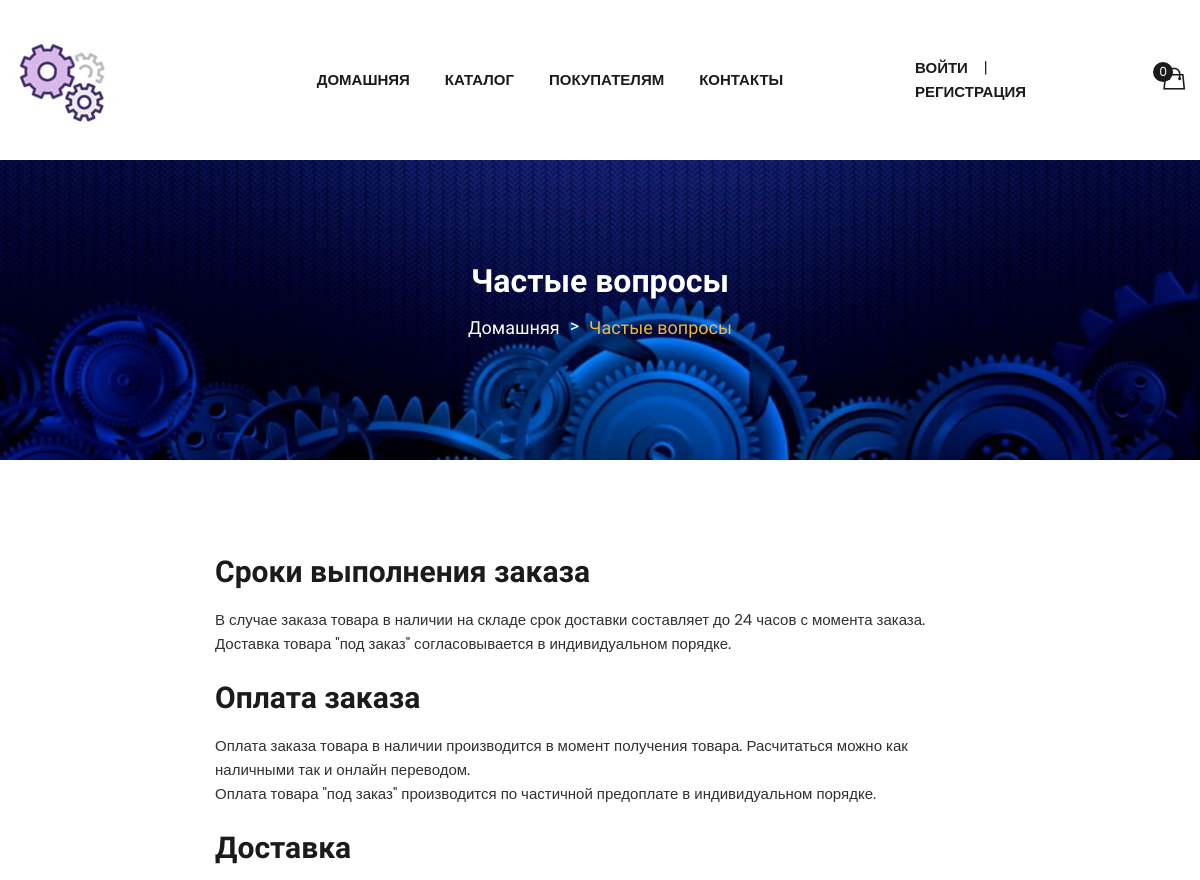
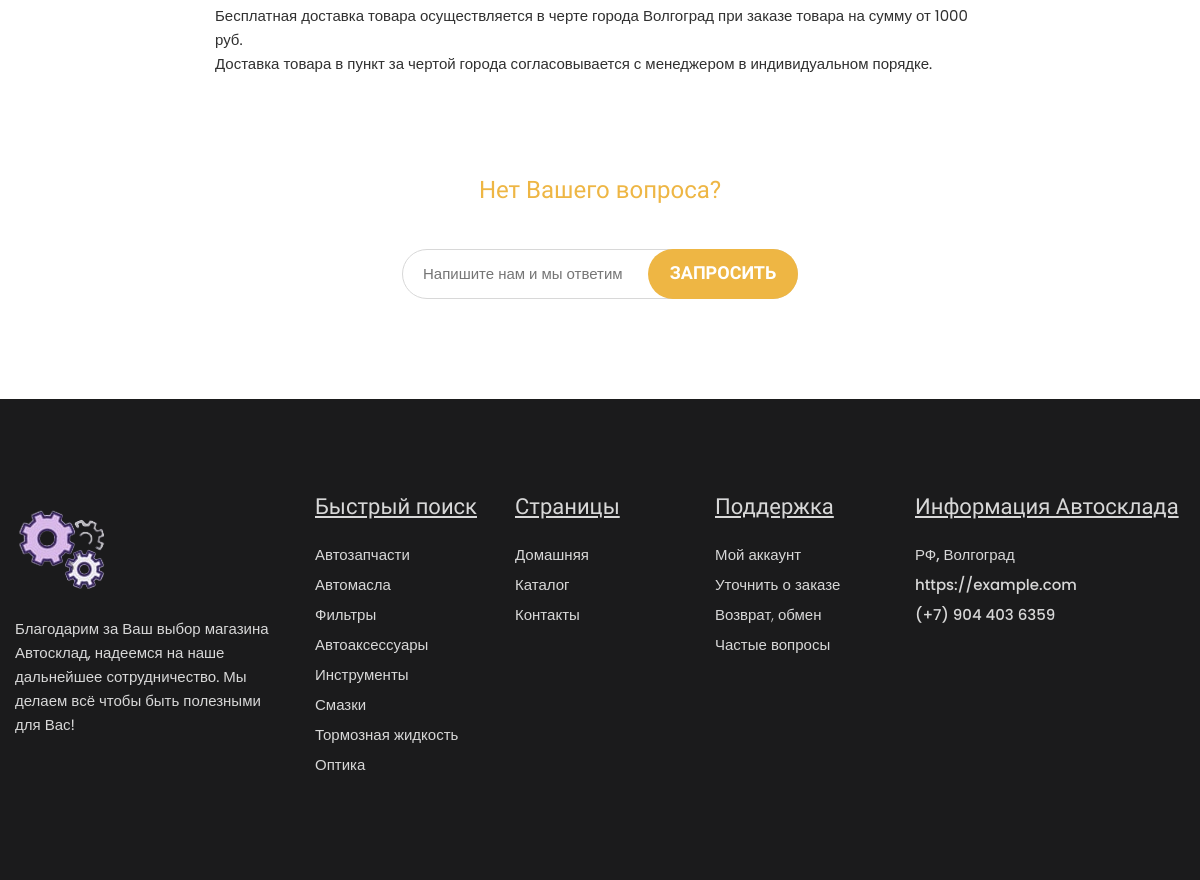
The app's page /products/faq/ with its own data (2 pictures, top to bottom).
### products/models.py (models this page shows, shortened)
class ProductCategory(models.Model):
    name = models.CharField(max_length=64, unique=True)
    description = models.TextField(blank=True)
    image = models.ImageField(upload_to='productcategories_images', blank=True)
    class Meta:
        verbose_name_plural = 'Product Categories'

### products/views.py (the view)
# urls.py: path('faq/', views.faq, name='faq'),
def faq(request):
    if request.user.is_anonymous:
        baskets = None
        total_quantity = 0
        total_sum = 0
    else:
        baskets = Basket.objects.filter(user=request.user)
        total_quantity = sum(basket.quantity for basket in baskets)
        total_sum = sum(basket.sum() for basket in baskets)
    context = {
        'title': 'Автосклад - частые вопросы',
        'categories': ProductCategory.objects.all(),
        'baskets': baskets,
        'total_sum': total_sum,
        'total_quantity': total_quantity,
    }
    return render(request, 'products/FAQ.html', context)

### products/templates/products/FAQ.html
{% extends 'products/base.html' %}
{% load static %}
{% block content %}
    <div class="page-header-wrap bg-img" data-bg="{% static 'img/1616690104_38-p-avtozapchasti-fon-43.jpg' %}">
        <div class="container">
            <div class="row">
                <div class="col-12 text-center">
                    <div class="page-header-content">
                        <div class="page-header-content-inner">
                            <h1>Частые вопросы</h1>
                            <ul class="breadcrumb">
                                <li><a href="{% url 'index' %}">Домашняя</a></li>
                                <li class="current"><a href="#">Частые вопросы</a></li>
                            </ul>
                        </div>
                    </div>
                </div>
            </div>
        </div>
    </div>
    <div class="page-content-wrapper sp-y">
        <div class="blog-details-page-wrapper">
            <div class="container container-wide">
                <div class="row">
                    <div class="col-12">
                        <article class="blog-post-details">
                            <div class="blog-post-txt-wrap">
                                <div class="row">
                                    <div class="col-md-9 col-lg-8 m-auto order-0">
                                        <div class="blog-post-txt">
                                            <h2>Сроки выполнения заказа</h2>
                                            <p>В случае заказа товара в наличии на складе срок доставки составляет до 24
                                                часов с момента заказа. <br>
                                                Доставка товара "под заказ" согласовывается в индивидуальном порядке.</p>
                                            <h2>Оплата заказа</h2>
                                            <p>Оплата заказа товара в наличии производится в момент получения товара.
                                                Расчитаться можно как наличными так и онлайн переводом. <br>
                                                Оплата товара "под заказ" производится по частичной предоплате в индивидуальном
                                                порядке.</p>
                                            <h2>Доставка</h2>
                                            <p>Бесплатная доставка товара осуществляется в черте города Волгоград при заказе
                                                товара на сумму от 1000 руб. <br>
                                                Доставка товара в пункт за чертой города согласовывается с менеджером в
                                                индивидуальном порядке.</p>
                                        </div>
                                    </div>
                                </div>
                            </div>
                        </article>
                    </div>
                </div>
            </div>
        </div>
    </div>
    <div class="newsletter-area-wrapper">
        <div class="container container-wide">
                <div class="row">
                    <div class="col-lg-8 col-xl-5 m-auto">
                        <div class="newsletter-content text-center">
                            <h4> <span>Нет Вашего вопроса?</span> </h4>
                                <div class="newsletter-form-wrap">
                                    {% if request.user.is_authenticated %}
                                        <form action="{% url 'products:question' %}" method="get">
                                            <div class="form-content">
                                                <input name="search_string" type="text" placeholder="Напишите нам и мы ответим" />
                                                <button class="btn-newsletter">Запросить</button>
                                            </div>
                                        </form>
                                    {% else %}
                                        <form action="{% url 'users:login' %}" method="get">
                                            <div class="form-content">
                                                <input name="search_string" type="text" placeholder="Напишите нам и мы ответим" />
                                                <button class="btn-newsletter">Запросить</button>
                                            </div>
                                        </form>
                                    {% endif %}
                                </div>
                        </div>
                    </div>
                </div>
        </div>
    </div>
{% endblock %}

### products/templates/products/base.html (shortened to what this page needs)
{% load static %}
<!DOCTYPE html>
<html class="no-js" lang="zxx">
<head>
    <link href="{% static 'css/leaflet.min.css' %}" rel="stylesheet" />
    <link href="{% static 'css/nice-select.min.css' %}" rel="stylesheet" />
    <link href="{% static 'css/slick.min.css' %}" rel="stylesheet" />
    <link href="{% static 'css/magnific-popup.min.css' %}" rel="stylesheet" />
    <link href="{% static 'css/slicknav.min.css' %}" rel="stylesheet" />
    <link href="{% static 'css/animate.min.css' %}" rel="stylesheet" />
    <link href="{% static 'css/ionicons.min.css' %}" rel="stylesheet" />
    <link href="{% static 'css/font-awesome.min.css' %}" rel="stylesheet" />
    <link href="{% static 'css/bootstrap.min.css' %}" rel="stylesheet" />
    <link href="{% static 'css/style.css' %}" rel="stylesheet" />
    <link href="{% static 'css/helper.min.css' %}" rel="stylesheet" />
</head>
<body>
    <header class="header-area">
        <div class="container container-wide">
            <div class="row align-items-center">
                <div class="col-sm-4 col-lg-2">
                    <div class="site-logo text-center text-sm-left">
                        <a href="index.html"><img src="{% static 'img/1c01759e11ed37c1b5b81d2122090be0.jpg' %}" alt="Logo" /></a>
                    </div>
                </div>
                <div class="col-lg-7 d-none d-lg-block">
                    <div class="site-navigation">
                        <ul class="main-menu nav">
                            <li><a href="{% url 'index' %}">Домашняя</a></li>
                            <li><a href="{% url 'products:index' %}">Каталог</a></li>
                            <li class="has-submenu"><a href="#">Покупателям</a>
                            </li>
                            <li><a href="{% url 'products:contact' %}">Контакты</a></li>
                        </ul>
                    </div>
                </div>
                <div class="col-sm-8 col-lg-3">
                    <div class="site-action d-flex justify-content-center justify-content-sm-end align-items-center">
                        {% if request.user.is_authenticated %}
                            <ul class="login-reg-nav nav">
                                <li><a href="{% url 'users:profile' %}">{{ request.user.first_name }}</a></li>
                                <li><a href="{% url 'users:logout' %}">Выйти</a></li>
                            </ul>
						{% else %}
                            <ul class="login-reg-nav nav">
                                <li><a href="{% url 'users:login' %}">Войти</a></li>
                                <li><a href="{% url 'users:register' %}">Регистрация</a></li>
                            </ul>
						{% endif %}
                        <div class="mini-cart-wrap">
                            {% if request.user.is_authenticated %}
                                <a href="{% url 'users:profile' %}" class="btn-mini-cart">
                                    <i class="ion-bag"></i>
                                    <span class="cart-total">{{ total_quantity }}</span>
                                </a>
                                <div class="mini-cart-content">
                                    <div class="mini-cart-product">
                                        {% for basket in baskets %}
                                            <div class="mini-product">
                                                <div class="mini-product__thumb">
                                                    <a href="{% url 'users:profile' %}" class="btn-mini-cart">
                                                        <i class="ion-bag"></i>
                                                    </a>
                                                </div>
                                                <div class="mini-product__info">
                                                    <h2 class="title"><a href="{% url 'products:product' basket.product.id %}">{{ basket.product.name }}</a></h2>
                                                    <div class="mini-calculation">
                                                        <p class="price">{{ basket.quantity }} x <span>{{ basket.product.price }} руб.</span></p>
                                                        <button class="remove-pro"><a href="{% url 'products:basket_delete' basket.id %}"><i class="ion-trash-b"></i></a></button>
                                                    </div>
                                                </div>
                                            </div>
                                        {% endfor %}
                                    </div>
                                </div>
                            {% else %}
                                <a href="{% url 'users:login' %}" class="btn-mini-cart">
                                    <i class="ion-bag"></i>
                                    <span class="cart-total">0</span>
                                </a>
                            {% endif %}
                        </div>
                    </div>
                </div>
            </div>
        </div>
    </header>
    {% block content %} {% endblock %}
    <footer class="footer-area">
        <div class="footer-widget-area">
            <div class="container container-wide">
                <div class="row mtn-40">
                    <div class="col-lg-3">
                        <div class="widget-item">
                            <div class="about-widget">
                                <a href="index.html"><img src="{% static 'img/1c01759e11ed37c1b5b81d2122090be0-squads.png' %}" alt="Logo" /></a>
                                <p>Благодарим за Ваш выбор магазина Автосклад,
                                    надеемся на наше дальнейшее сотрудничество.
                                    Мы делаем всё чтобы быть полезными для Вас!
                                </p>
                            </div>
                        </div>
                    </div>
                    <div class="col-sm-6 col-lg-2">
                        <div class="widget-item">
                            <h4 class="widget-title">Быстрый поиск</h4>
                            <div class="widget-body">
                                <ul class="widget-list">
                                    {% for category in categories %}
                                        <li><a href="{% url 'products:index_cat' category.id %}">{{ category.name }}</a></li>
                                    {% endfor %}
                                </ul>
                            </div>
                        </div>
                    </div>
                    <div class="col-sm-6 col-lg-2">
                        <div class="widget-item">
                            <h4 class="widget-title">Страницы</h4>
                            <div class="widget-body">
                                <ul class="widget-list">
                                    <li><a href="{% url 'index' %}">Домашняя</a></li>
                                    <li><a href="{% url 'products:index' %}">Каталог</a></li>
                                    <li><a href="{% url 'products:contact' %}">Контакты</a></li>
                                </ul>
                            </div>
                        </div>
                    </div>
                    <div class="col-sm-6 col-lg-2">
                        <div class="widget-item">
                            <h4 class="widget-title">Поддержка</h4>
                            <div class="widget-body">
                                <ul class="widget-list">
                                    <li><a href="{% url 'users:profile' %}">Мой аккаунт</a></li>
                                    <li><a href="{% url 'products:about_order' %}">Уточнить о заказе</a></li>
                                    <li><a href="{% url 'products:return' %}">Возврат, обмен</a></li>
                                    <li><a href="{% url 'products:faq' %}">Частые вопросы</a></li>
                                </ul>
                            </div>
                        </div>
                    </div>
                    <div class="col-sm-6 col-lg-3">
                        <div class="widget-item">
                            <h4 class="widget-title">Информация Автосклада</h4>
                            <div class="widget-body">
                                <address>
                                    РФ, Волгоград <br>
                                https://example.com <br>
                                (+7) 904 403 6359
                            </address>
                            </div>
                        </div>
                    </div>
                </div>
            </div>
        </div>
    </footer>
</body>
</html>

### records on screen
ProductCategory: name "Автозапчасти"
ProductCategory: name "Автомасла"
ProductCategory: name "Фильтры"
ProductCategory: name "Автоаксессуары"
ProductCategory: name "Инструменты"
ProductCategory: name "Смазки"
ProductCategory: name "Тормозная жидкость"
ProductCategory: name "Оптика"
